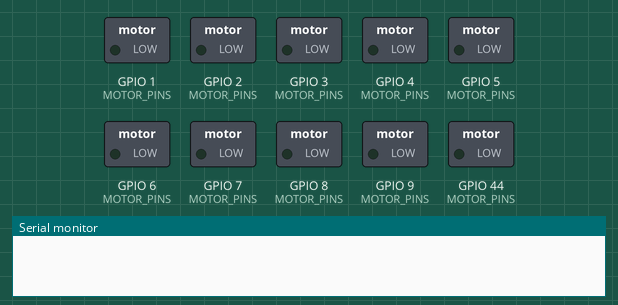
This sketch was run on a simulated ESP32-S3. Shown: switched loads named in the sketch (green lamp = pin HIGH), the last lines printed to the serial monitor.

Above: at 0.0 s.
At 2.1 s:
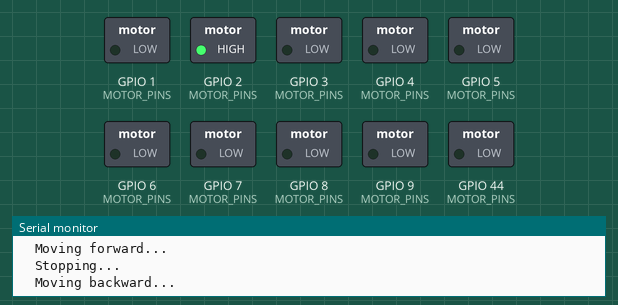
At 3.6 s:
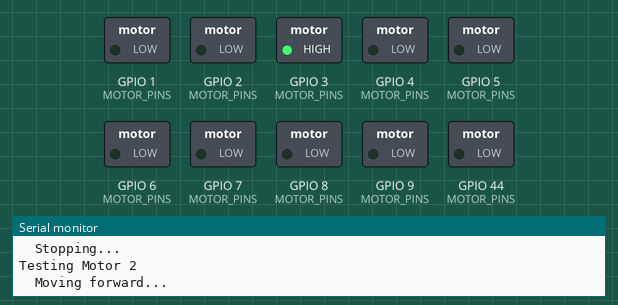
At 6.6 s:
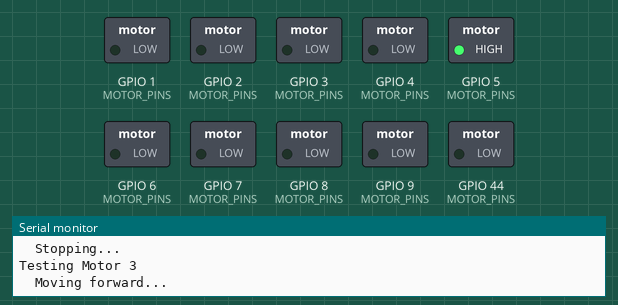
At 9.6 s:
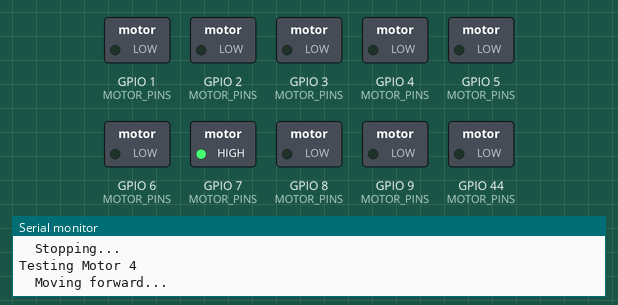
At 14.1 s:
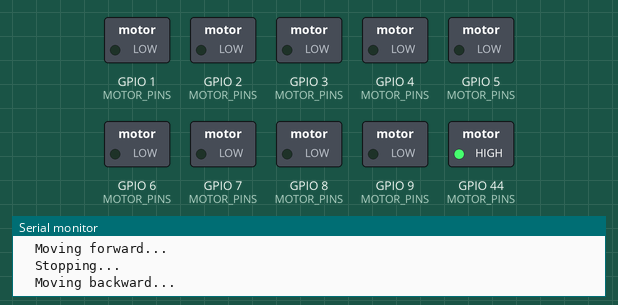
Timing chart, 0 to 16.5 s (numbered marks = the images above):
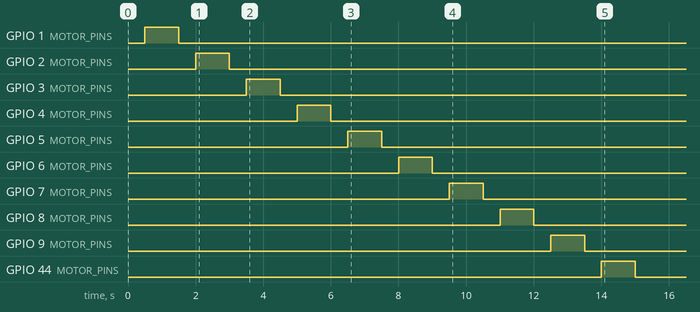

The sketch:

minimal-5motors.ino
```cpp
/*
   Minimal 5-motor driver sketch for ESP32-S3
   Assumes each motor is controlled by a pair of driver input pins.
*/

#define MOTOR_COUNT 5
#define PWM_FREQUENCY 20000
#define PWM_RESOLUTION 8

// Pin mapping for the 5 motors
const int MOTOR_PINS[MOTOR_COUNT][2] = {
  {1, 2},   // Motor 1 -- Spool to move cable
  {3, 4},   // Motor 2 -- drive base (2-5)
  {5, 6},   // Motor 3
  {7, 8},   // Motor 4
  {9, 44}   // Motor 5
};

// drivebase is as follows
//      facing right
// facing up    facing down
//      facing left

void initMotor(int motorIndex) {
  int pinA = MOTOR_PINS[motorIndex][0];
  int pinB = MOTOR_PINS[motorIndex][1];

  pinMode(pinA, OUTPUT);
  pinMode(pinB, OUTPUT);

  // Attach pins to the ESP32 LEDC PWM peripheral
  ledcAttach(pinA, PWM_FREQUENCY, PWM_RESOLUTION);
  ledcAttach(pinB, PWM_FREQUENCY, PWM_RESOLUTION);

  // Start with motor stopped
  ledcWrite(pinA, 0);
  ledcWrite(pinB, 0);
}

void setMotor(int motorIndex, int speed) {
  // Bound the speed between -255 and 255
  speed = constrain(speed, -255, 255);
  int duty = abs(speed);

  int pinA = MOTOR_PINS[motorIndex][0];
  int pinB = MOTOR_PINS[motorIndex][1];

  if (speed > 0) {
    ledcWrite(pinA, duty);
    ledcWrite(pinB, 0);
  } else if (speed < 0) {
    ledcWrite(pinA, 0);
    ledcWrite(pinB, duty);
  } else {
    ledcWrite(pinA, 0);
    ledcWrite(pinB, 0);
  }
}

void stopMotor(int motorIndex) {
  setMotor(motorIndex, 0);
}

void setup() {
  Serial.begin(115200);
  delay(500);

  // Initialize all 5 motors
  for (int i = 0; i < MOTOR_COUNT; i++) {
    initMotor(i);
  }

  // Quick test routine running through each motor sequentially
  for (int i = 0; i < MOTOR_COUNT; i++) {
    Serial.print("Testing Motor ");
    Serial.println(i + 1);

    Serial.println("  Moving forward...");
    setMotor(i, 255);
    delay(1000);

    Serial.println("  Stopping...");
    stopMotor(i);
    delay(500);

    Serial.println("  Moving backward...");
    setMotor(i, -255);
    delay(1000);

    Serial.println("  Stopping...");
    stopMotor(i);
    delay(500);
  }
}

void loop() {
  // Your main logic goes here
  // e.g., setMotor(0, 200); // Drive motor 1 at speed 200
}
```
